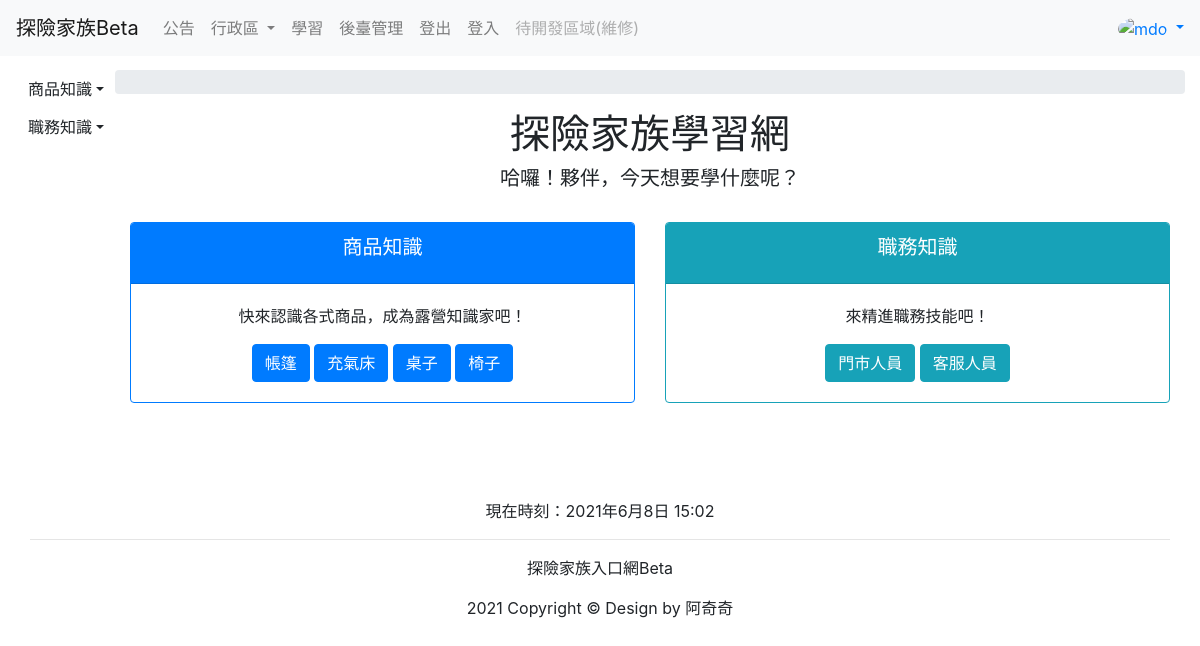
The app's page /learning/ with its own data.
### myweb/models.py (models this page shows, shortened)
class Subject(models.Model):
    subject_title = models.CharField(max_length=50, null=False)
    subject_url = models.CharField(max_length=50, default='')
    order = models.IntegerField(default='99')
    show = models.BooleanField(default=False)

class Topical(models.Model):
    subject_title = models.ForeignKey('Subject', on_delete=models.CASCADE)
    topical_title = models.CharField(max_length=50, null=False)
    topical_url = models.CharField(max_length=50, default='')
    order = models.IntegerField(default='99')
    show = models.BooleanField(default=False)

### myweb/views.py (the view)
# urls.py: path('learning/', views.learning, name='learning-url'),
def learning(request):
    subject = Subject.objects.filter(show=True).order_by('order')
    topical = Topical.objects.filter(show=True).order_by('order')
    now = datetime.now()
    return render(request, 'learning.html', locals())

### templates/learning.html (shortened to what this page needs)
{% extends 'learning_base.html' %}
{% block content %}
    <h1 class="text-center">探險家族學習網</h1>
    <h5 class="text-center">哈囉！{{ username }}夥伴，今天想要學什麼呢？</h5>
    <br>
    <div class="container">
        <div class="row">
            {% for s in subject %}
            <div class="box1 col-12 col-lg-6">
                <div class="card text-center border {% cycle 'border-primary' 'border-info' %}">
                    <div class="card-header {% cycle 'bg-primary' 'bg-info' %} text-white">
                        <h5 class="card-title">{{ s.subject_title }}</h5>
                    </div>
                    <div class="card-body">
                    {% if s.subject_title == '商品知識' %}
                        <p class="card-text">快來認識各式商品，成為露營知識家吧！</p>
                    {% elif s.subject_title == '職務知識' %}
                        <p class="card-text">來精進職務技能吧！</p>
                    {% endif %}
                        {% for t in topical %}
                            {% if t.subject_title.subject_title == s.subject_title %}
                                {% if s.subject_title == '商品知識' %}
                                    <a href="{% url 'learning-class-url' s.subject_url t.topical_url %}" class="btn btn-primary">{{ t.topical_title }}</a>
                                {% elif s.subject_title == '職務知識' %}
                                    <a href="{% url 'learning-class-url' s.subject_url t.topical_url %}" class="btn btn-info">{{ t.topical_title }}</a>
                                {% endif %}
                            {% endif %}
                        {% endfor %}
                    </div>
                </div>
            </div>
            {% endfor %}
            <br>
        </div>
    </div>
    <br>
    <br>
    <br>
    <br>
{% endblock %}

### templates/learning_base.html (shortened to what this page needs)
{% load static %}
<!DOCTYPE html>
<html>
<head>
    <link rel="stylesheet" href="{% static 'css/bootstrap4.6.0.min.css' %}">
    <link rel="stylesheet" href="https://cdn.jsdelivr.net/npm/bootstrap-icons@1.4.1/font/bootstrap-icons.css">
<body style="padding-top: 70px;">
    {% include 'header.html' %}
    <div class="container-fluid">
        <div class="row">
            <div class="col-12 col-md-2 col-xl-1">
                {% for s in subject %}
                        <div class="dropdown d-inline-flex">
                        <button class="btn btn-default dropdown-toggle" type="button" data-toggle="dropdown" id="button" aria-haspopup="true" aria-expanded="true">{{ s.subject_title }}</button>
                        </div>
                {% endfor %}
            </div>
            <div class="col-12 col-md-10 col-xl-11">
            <nav>
                <ol class="breadcrumb">
                </ol>
            </nav>
                {% block content %} {% endblock %}
            </div>
        </div>
    </div>
    {% include 'footer.html' %}
</body>
</html>

### records on screen
Subject: subject_title "商品知識", shows "快來認識各式商品，成為露營知識家吧！"
Subject: subject_title "職務知識", shows "來精進職務技能吧！"
Topical: topical_title "帳篷"
Topical: topical_title "充氣床"
Topical: topical_title "桌子"
Topical: topical_title "椅子"
Topical: topical_title "門市人員"
Topical: topical_title "客服人員"
